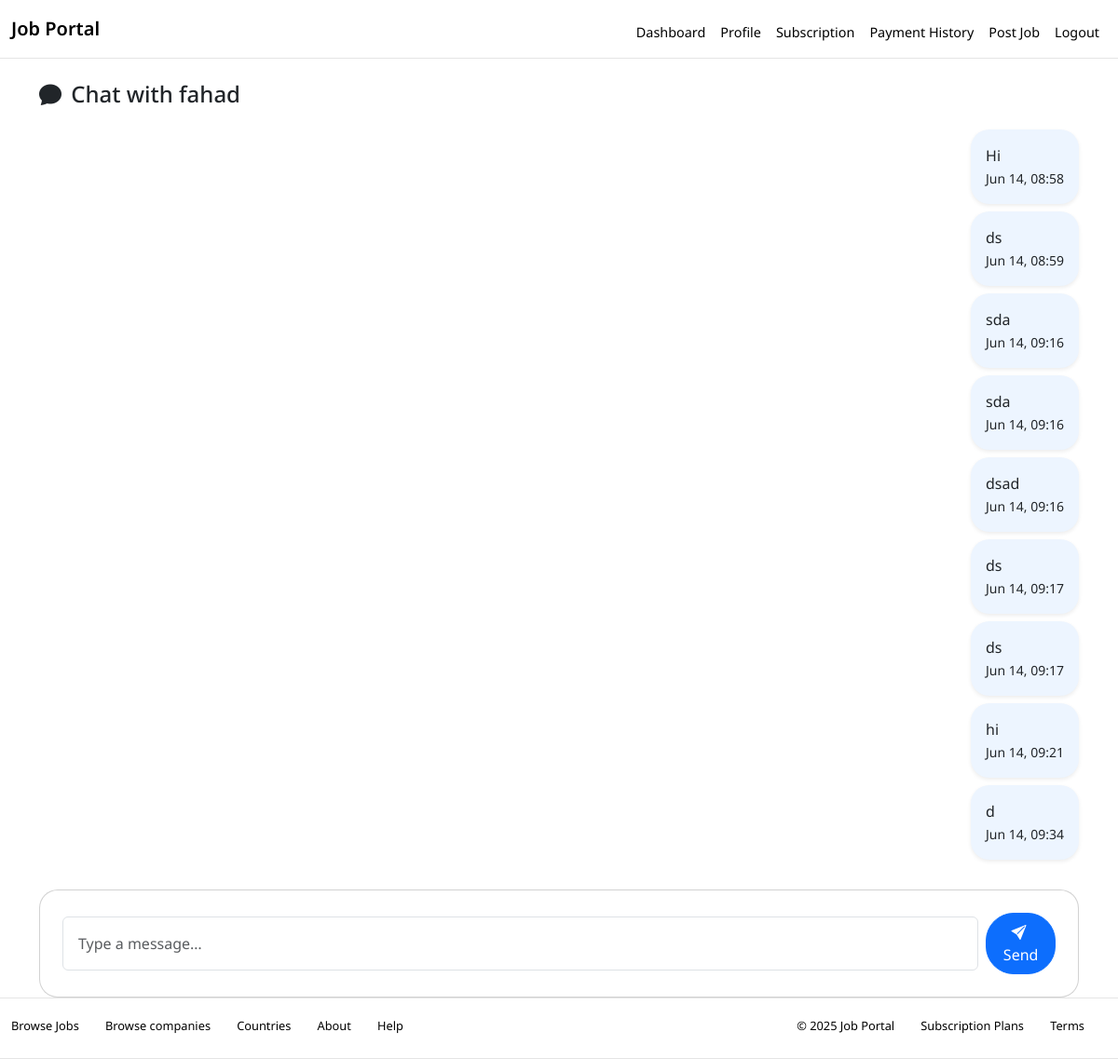
Screenshot of /thread/1/ (signed in) with the database file from the repository.
### core/models.py (models this page shows, shortened)
class User(AbstractUser):
    ROLE_CHOICES = (
        ('seeker', 'Job Seeker'),
        ('employer', 'Employer'),
        ('admin', 'Admin'),
    )
    role = models.CharField(max_length=10, choices=ROLE_CHOICES)
    is_email_verified = models.BooleanField(default=False)

class Message(models.Model):
    sender = models.ForeignKey(User, related_name='sent_messages', on_delete=models.CASCADE)
    recipient = models.ForeignKey(User, related_name='received_messages', on_delete=models.CASCADE)
    content = models.TextField()
    timestamp = models.DateTimeField(default=datetime.now)
    is_read = models.BooleanField(default=False)

### core/views.py (the view)
# urls.py: path('thread/<int:recipient_id>/', thread, name='thread'),
@login_required
def thread(request, recipient_id):
    recipient = User.objects.get(id=recipient_id)
    messages = Message.objects.filter(
        Q(sender=request.user, recipient=recipient) | Q(sender=recipient, recipient=request.user)
    ).order_by('timestamp')
    if request.method == "POST":
        form = MessageForm(request.POST)
        if form.is_valid():
            message = form.save(commit=False)
            message.sender = request.user
            message.recipient = recipient
            message.timestamp = datetime.now()
            message.save()
            return redirect(f"{reverse('inbox')}?thread={recipient.id}")
    else:
        form = MessageForm()
    context = {
        "messages": messages,
        "form": form,
        "recipient": recipient,
    }
    return render(request, 'core/thread.html', context)

### core/forms.py
class MessageForm(forms.ModelForm):
    class Meta:
        model = Message
        fields = ['content']
        widgets = {
            'content': forms.Textarea(attrs={'rows': 2, 'class': 'form-control'})
        }

### core/templates/core/thread.html (shortened to what this page needs)
{% extends 'base.html' %}
{% block content %}
<div class="container mt-4">
<h4 class="mb-4"><i class="bi bi-chat-fill me-1"></i> Chat with {{ recipient.username }}</h4>
<div class="mb-4" style="display: flex; flex-direction: column;">
  {% for message in messages %}
    <div class="p-3 mb-2 shadow-sm"
         style="border-radius: 20px;
                 background: {% if message.sender == request.user %} #edf5ff {% else %} #f5f5f5 {% endif %};
                 align-self: {% if message.sender == request.user %} flex-end {% else %} flex-start {% endif %};
                 max-width: 60%;
                 margin-bottom: 10px">
      <p class="mb-0">{{ message.content }}</p>
      <small>{{ message.timestamp|date:'M d, H:i' }}</small>
    </div>
  {% empty %}
    <div class="p-3 shadow-sm text-muted" style="border-radius: 20px">
      No messages yet. Say hi first! 👋
    </div>
  {% endfor %}
</div>
<div class="card p-4" style="border-radius: 20px">
  <form method="POST" class="d-flex align-items-center">
    <input name="content"
          id="message"
          class="form-control me-2 p-3"
          style="border-radius: 10px: 0 0 5px #0003;"
          placeholder="Type a message…"
          required>
    <button type="submit" class="btn btn-primary p-2" style="border-radius: 30px">
      <i class="bi bi-send-fill me-1"></i> Send
    </button>
  </form>
</div>
</div>
{% endblock %}

### core/templates/base.html (style rules this page uses)
body { font-family: 'Noto Sans', 'Helvetica Neue', Helvetica, Arial, sans-serif !important; }
p { font-weight: 400; }

### rows the page displays
User: username "fahad"
Message: content "Hi", timestamp "Jun 14, 08:58"
Message: content "ds", timestamp "Jun 14, 08:59"
Message: content "sda", timestamp "Jun 14, 09:16"
Message: content "sda", timestamp "Jun 14, 09:16"
Message: content "dsad", timestamp "Jun 14, 09:16"
Message: content "ds", timestamp "Jun 14, 09:17"
Message: content "ds", timestamp "Jun 14, 09:17"
Message: content "hi", timestamp "Jun 14, 09:21"
Message: content "d", timestamp "Jun 14, 09:34"
